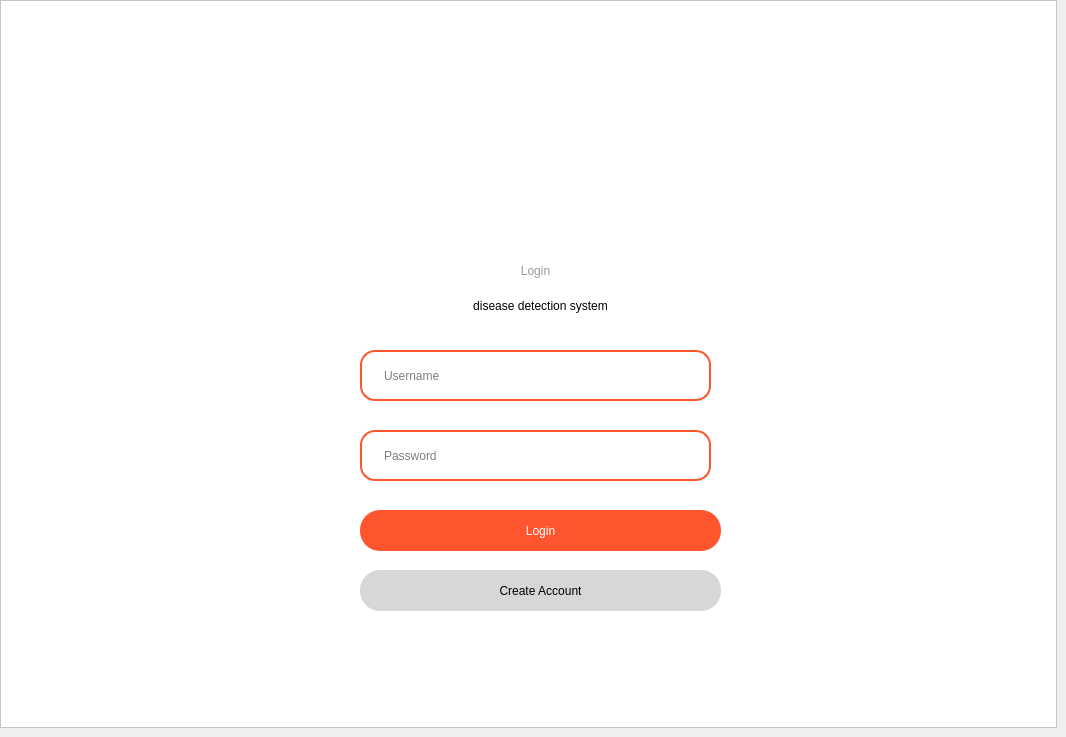
    <widget class="QWidget" name="login">
     <widget class="QFrame" name="frame_19">
      <property name="geometry">
       <rect>
        <x>0</x>
        <y>0</y>
        <width>1057</width>
        <height>728</height>
       </rect>
      </property>
      <property name="sizePolicy">
       <sizepolicy hsizetype="Preferred" vsizetype="Preferred">
        <horstretch>0</horstretch>
        <verstretch>0</verstretch>
       </sizepolicy>
      </property>
      <property name="minimumSize">
       <size>
        <width>1057</width>
        <height>728</height>
       </size>
      </property>
      <property name="maximumSize">
       <size>
        <width>1057</width>
        <height>728</height>
       </size>
      </property>
      <property name="styleSheet">
       <string notr="true">background-color: rgb(255, 255, 255);</string>
      </property>
      <property name="frameShape">
       <enum>QFrame::StyledPanel</enum>
      </property>
      <property name="frameShadow">
       <enum>QFrame::Raised</enum>
      </property>
      <widget class="QLabel" name="label_41">
       <property name="geometry">
        <rect>
         <x>190</x>
         <y>250</y>
         <width>691</width>
         <height>41</height>
        </rect>
       </property>
       <property name="styleSheet">
        <string notr="true">font: 81 20pt &quot;Urbanist ExtraBold&quot;;
color: rgba(0, 0, 0, 100);
background-color: rgb(255, 255, 255);</string>
       </property>
       <property name="text">
        <string>Login</string>
       </property>
       <property name="alignment">
        <set>Qt::AlignCenter</set>
       </property>
       <property name="wordWrap">
        <bool>true</bool>
       </property>
      </widget>
      <widget class="QLabel" name="label_42">
       <property name="geometry">
        <rect>
         <x>380</x>
         <y>290</y>
         <width>321</width>
         <height>31</height>
        </rect>
       </property>
       <property name="styleSheet">
        <string notr="true">font: 81 20pt &quot;Urbanist ExtraBold&quot;;
color: rgb(0, 0, 0);
background-color: transparent;</string>
       </property>
       <property name="text">
        <string>disease detection system</string>
       </property>
       <property name="alignment">
        <set>Qt::AlignCenter</set>
       </property>
       <property name="wordWrap">
        <bool>true</bool>
       </property>
      </widget>
      <widget class="QPushButton" name="start_2">
       <property name="geometry">
        <rect>
         <x>360</x>
         <y>510</y>
         <width>361</width>
         <height>41</height>
        </rect>
       </property>
       <property name="styleSheet">
        <string notr="true">QPushButton{
background-color: rgb(255, 85, 46);
color: rgb(255, 255, 255);
border-radius: 20px;
font: 63 10pt &quot;Urbanist SemiBold&quot;;
}
QPushButton:hover{
background-color: rgba(255, 85, 46, 150);
}</string>
       </property>
       <property name="text">
        <string>Login</string>
       </property>
       <property name="iconSize">
        <size>
         <width>24</width>
         <height>24</height>
        </size>
       </property>
      </widget>
      <widget class="QPushButton" name="createacc">
       <property name="geometry">
        <rect>
         <x>360</x>
         <y>570</y>
         <width>361</width>
         <height>41</height>
        </rect>
       </property>
       <property name="styleSheet">
        <string notr="true">QPushButton{
background-color:rgba(0, 0, 0, 40);
color: rgb(0, 0, 0);
border-radius: 20px;
font: 63 10pt &quot;Urbanist SemiBold&quot;;
}
QPushButton:hover{
background-color:rgba(0, 0, 0, 10);
}</string>
       </property>
       <property name="text">
        <string>Create Account</string>
       </property>
       <property name="iconSize">
        <size>
         <width>24</width>
         <height>24</height>
        </size>
       </property>
      </widget>
      <widget class="QLabel" name="label_45">
       <property name="geometry">
        <rect>
         <x>490</x>
         <y>200</y>
         <width>71</width>
         <height>51</height>
        </rect>
       </property>
       <property name="styleSheet">
        <string notr="true">font: 81 20pt &quot;Urbanist ExtraBold&quot;;
color: rgba(0, 0, 0, 100);
background-color: rgb(255, 255, 255);</string>
       </property>
       <property name="text">
        <string/>
       </property>
       <property name="pixmap">
        <pixmap resource="resources.qrc">:/assets/m_ai__1_-removebg-preview.png</pixmap>
       </property>
       <property name="scaledContents">
        <bool>true</bool>
       </property>
       <property name="alignment">
        <set>Qt::AlignCenter</set>
       </property>
       <property name="wordWrap">
        <bool>true</bool>
       </property>
      </widget>
      <widget class="QLineEdit" name="user">
       <property name="geometry">
        <rect>
         <x>360</x>
         <y>350</y>
         <width>351</width>
         <height>51</height>
        </rect>
       </property>
       <property name="styleSheet">
        <string notr="true">QLineEdit{
border: 1.5px solid rgb(255, 85, 46);
border-radius: 15px;
spacing: 10px;
padding-left: 20px;
font: 81 10pt &quot;Urbanist ExtraBold&quot;;
}
QLineEdit:focus {
border-radius: 6px;
border: 4px solid rgb(255, 85, 46);
background-color: transparent;
}
QLineEdit:hover {
background-color: rgba(255, 85, 46, 20);
}</string>
       </property>
       <property name="placeholderText">
        <string>Username</string>
       </property>
      </widget>
      <widget class="QLineEdit" name="passwordlocal">
       <property name="geometry">
        <rect>
         <x>360</x>
         <y>430</y>
         <width>351</width>
         <height>51</height>
        </rect>
       </property>
       <property name="styleSheet">
        <string notr="true">QLineEdit{
border: 1.5px solid rgb(255, 85, 46);
border-radius: 15px;
spacing: 10px;
padding-left: 20px;
font: 81 10pt &quot;Urbanist ExtraBold&quot;;
}
QLineEdit:focus {
border-radius: 6px;
border: 4px solid rgb(255, 85, 46);
background-color: transparent;
}
QLineEdit:hover {
background-color: rgba(255, 85, 46, 20);
}</string>
       </property>
       <property name="echoMode">
        <enum>QLineEdit::Password</enum>
       </property>
       <property name="placeholderText">
        <string>Password</string>
       </property>
      </widget>
     </widget>
    </widget>
